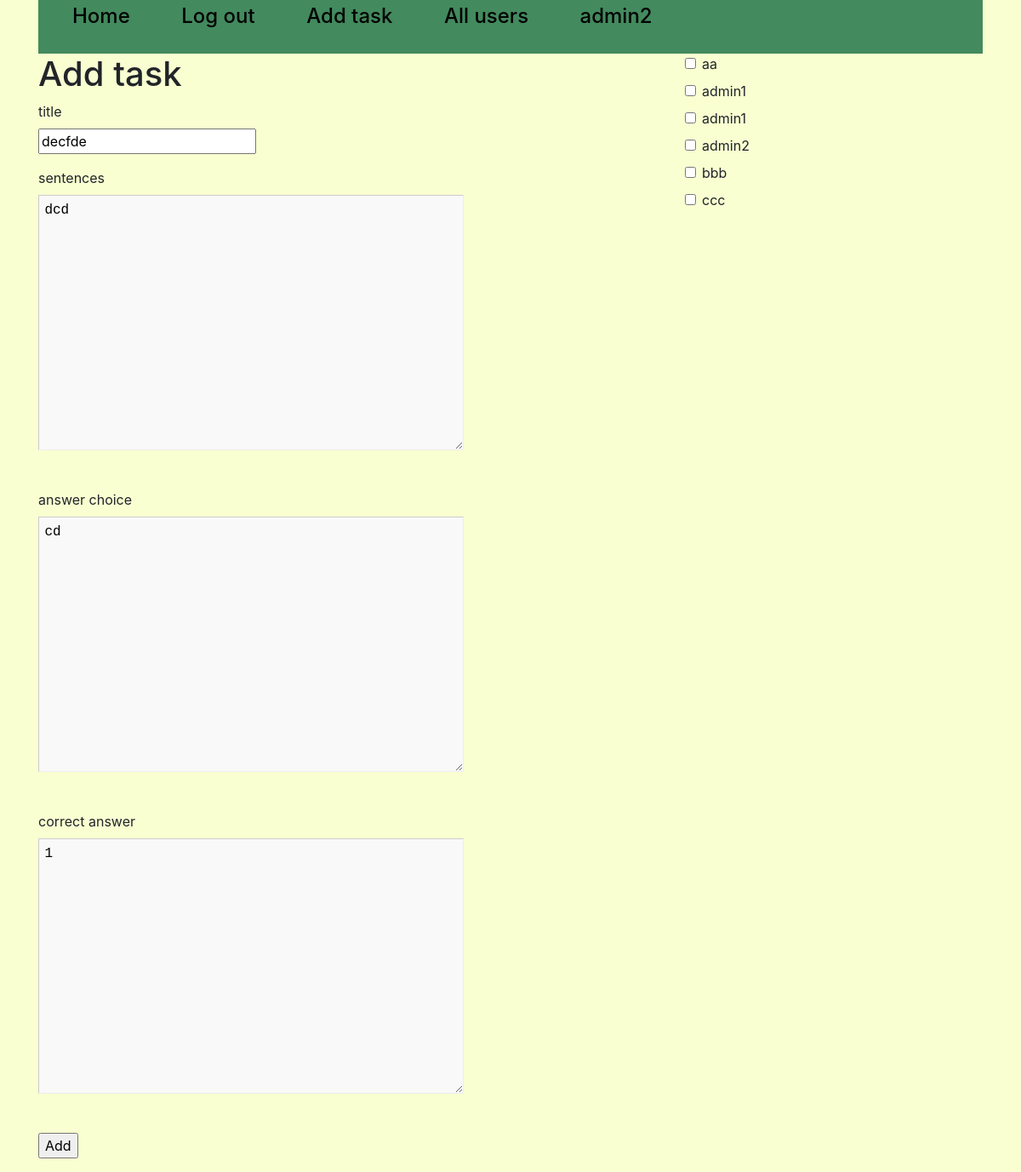
Screenshot of /add_task/decfde (signed in) with the database file from the repository.
### tables this page shows
CREATE TABLE tasks
                                    (id INTEGER PRIMARY KEY AUTOINCREMENT,
                                     title VARCHAR(100),
                                     content VARCHAR(10000),
                                     choices VARCHAR(1000),
                                     correct_choice VARCHAR(100),
                                     user_id INTEGER 
                             );

CREATE TABLE users 
                            (id INTEGER PRIMARY KEY AUTOINCREMENT, 
                             user_name VARCHAR(50),
                             password_hash VARCHAR(128)
                             );

### mainpage.py (the view, shortened to what this page needs)
@app.route('/add_task/<string:title>', methods=['GET', 'POST'])
def add_task(title):
    if 'username' not in session:
        return redirect('/login')
    form = AddTaskForm()
    title2 = True
    if not title.isalpha():
        title2 = False
    if title2:
        title1, content, choices, correct_choice = tasks_model.get(title)[1:-1]
        id = tasks_model.get(title)[0]
        form.title.data = title1
        form.sentence.data = content
        form.choice.data = choices
        form.correct.data = correct_choice
    return render_template('add_task.html', form=form, username=session['username'], users=all_users)

### mainpage.py
class AddTaskForm(FlaskForm):
    title = StringField('title', validators=[DataRequired()])
    sentence = TextAreaField('sentences', validators=[DataRequired()])
    choice = TextAreaField('answer choice', validators=[DataRequired()])
    correct = TextAreaField('correct answer', validators=[DataRequired()])
    submit = SubmitField('Add')

### DB.py (called while the page is built)
    def get(self, title):
        cursor = self.connection.cursor()
        cursor.execute("SELECT * FROM tasks WHERE title = ?", (title,))
        row = cursor.fetchone()
        return row

### templates/add_task.html (shortened to what this page needs)
{% extends "base.html" %}
{% block content %}
<form action="" method="post" novalidate>
    <div class="container">
        <div class="row">
            <div class="col-lg-4">
                <h1>Add task</h1>
                <form>
                    <p>
                        {{ form.title.label }}<br>
                        {{ form.title }}<br>
                    <p>
                        {{ form.sentence.label }}<br>
                        {{ form.sentence }}<br>
                    <p>
                        {{ form.choice.label }}<br>
                        {{ form.choice }}<br>
                    <p>
                        {{ form.correct.label }}<br>
                        {{ form.correct }}<br>
                    <p>{{ form.submit() }}</p>
                </form>
            </div>
            <div class="col-lg-4">
            </div>
            <div class="col-lg-4">
                <div class="form-group form-check">
                    {% for i in users %}
                    <input type="checkbox" class="form-check-input" id="acceptRules" name={{i[0]}} value={{i[0]}}>
                    <label class="form-check-label" for="acceptRules">{{i[1]}}</label>
                    {% endfor %}
                </div>
            </div>
        </div>
    </div>
</form>
{% endblock %}

### templates/base.html (style rules this page uses)
body { background-color: #f9ffd1; }

### templates/add_task.html (style rules this page uses)
textarea { width: 500px; height: 300px; background-color: #f9f9f9; border: 1px solid #ccc; border-bottom: 1px solid #eee; border-right: 1px solid #eee; font-family: 'Monaco', Courier, monospace; margin-bottom: 1.5em; padding: .3em .4em; }

### rows the page displays
tasks: title "decfde"
users: user_name "aa"
users: user_name "admin1"
users: user_name "admin1"
users: user_name "admin2"
users: user_name "bbb"
users: user_name "ccc"

### other values shown
{{ session['username'] }} "admin2"
